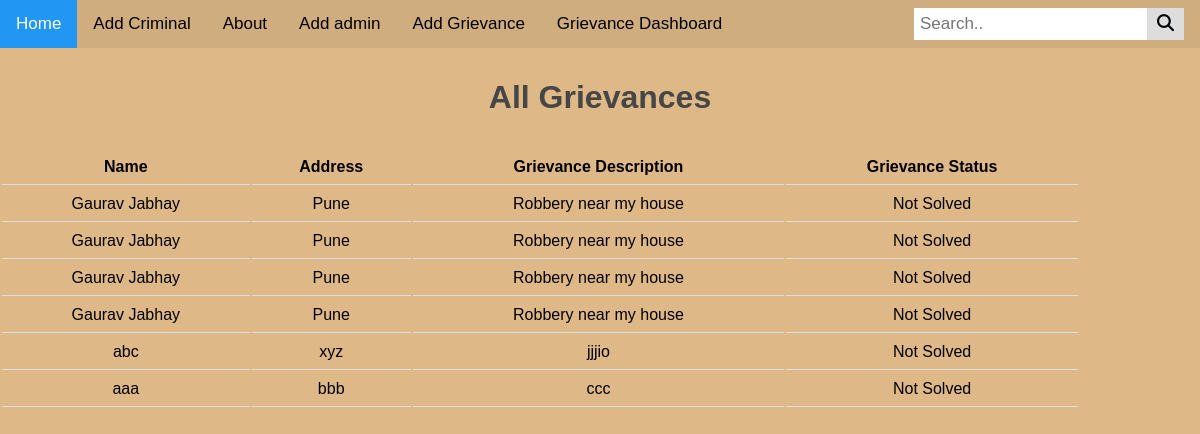
/dashboard, run on the app's committed database.
### DBMS_Test/app.py (models this page shows)
class Grievance(db.Model):
    id = db.Column(db.Integer, primary_key=True)
    name= db.Column(db.String)
    address= db.Column(db.String)
    description = db.Column(db.String)

### DBMS_Test/app.py (the view)
@app.route("/dashboard",methods=["POST","GET"])
def usergrievancepage():
    grievance = Grievance.query.all()
    if isLogin == False:
         return render_template("usergrievance.html", grievance=grievance)
    return render_template("admingrievance.html",grievance=grievance)

### DBMS_Test/templates/usergrievance.html (shortened to what this page needs)
{% extends "base.html" %}
{% block heading %}
<center>All Grievances</center>
{% endblock %}
{% block content%}
<table>
    <tr>
        <th>Name</th>
        <th>Address</th>
        <th>Grievance Description</th>
        <th>Grievance Status</th>
    </tr>
    {% for grievances in grievance %}
    <tr>
        <td>{{grievances.name}}</td>
        <td>{{grievances.address}}</td>
        <td>{{grievances.description}}</td>
        <td>Not Solved</td>
    </tr>
    {% endfor %}
</table>
{% endblock %}

### DBMS_Test/templates/base.html (shortened to what this page needs)
<!DOCTYPE html>
<html lang="en">
<head>
    <link rel="stylesheet" href="{{url_for('static',filename='style.css')}}" />
    <link rel="stylesheet" href="https://cdnjs.cloudflare.com/ajax/libs/font-awesome/4.7.0/css/font-awesome.min.css">
</head>
<body>
<div class="topnav">
    <a class="active" href="{{ url_for('homepage')}}">Home</a>
    <a href="{{ url_for('addpage')}}">Add Criminal</a>
    <a href="{{url_for('aboutpage')}}">About</a>
    <a href="{{url_for('newuser')}}">Add admin</a>
    <a href="{{url_for('grievancepage')}}">Add Grievance</a>
    <a href="{{url_for('usergrievancepage')}}">Grievance Dashboard</a>
    <a href="{{url_for('login')}}">{% block anchor %} {% endblock %}</a>
    <div class="search-container">
    <form action="{{ url_for('search')}}" method="GET">
      <input type="text" placeholder="Search.." name="search" id="search" autocomplete="off">
      <button type="submit"><i class="fa fa-search"></i></button>
    </form>
  </div>
</div>
<h1 id ="title">{% block heading %} {% endblock %}</h1>
<div id="content">
    {% block content %} {%endblock %}
</div>
</body>
</html>

### DBMS_Test/static/style.css (style rules this page uses)
#title { padding: 10px; color: #464646; }
body { background: burlywood; }
table { width: 90%; text-align: center; }
th, td { padding: 8px; border-bottom: 1px solid #ddd; }

### DBMS_Test/templates/base.html (style rules this page uses)
* { box-sizing: border-box; }
body { margin: 0; font-family: Arial, Helvetica, sans-serif; }
.topnav { overflow: hidden; background-color: #1111; }
.topnav a { float: left; display: block; color: black; text-align: center; padding: 14px 16px; text-decoration: none; font-size: 17px; }
.topnav a.active { background-color: #2196F3; color: white; }
.topnav .search-container { float: right; }
.topnav input[type=text] { padding: 6px; margin-top: 8px; font-size: 17px; border: none; }
.topnav .search-container button { float: right; padding: 6px 10px; margin-top: 8px; margin-right: 16px; background: #ddd; font-size: 17px; border: none; cursor: pointer; }

### data on the page
Grievance: name "Gaurav Jabhay", address "Pune", description "Robbery near my house"
Grievance: name "Gaurav Jabhay", address "Pune", description "Robbery near my house"
Grievance: name "Gaurav Jabhay", address "Pune", description "Robbery near my house"
Grievance: name "Gaurav Jabhay", address "Pune", description "Robbery near my house"
Grievance: name "abc", address "xyz", description "jjjio"
Grievance: name "aaa", address "bbb", description "ccc"
